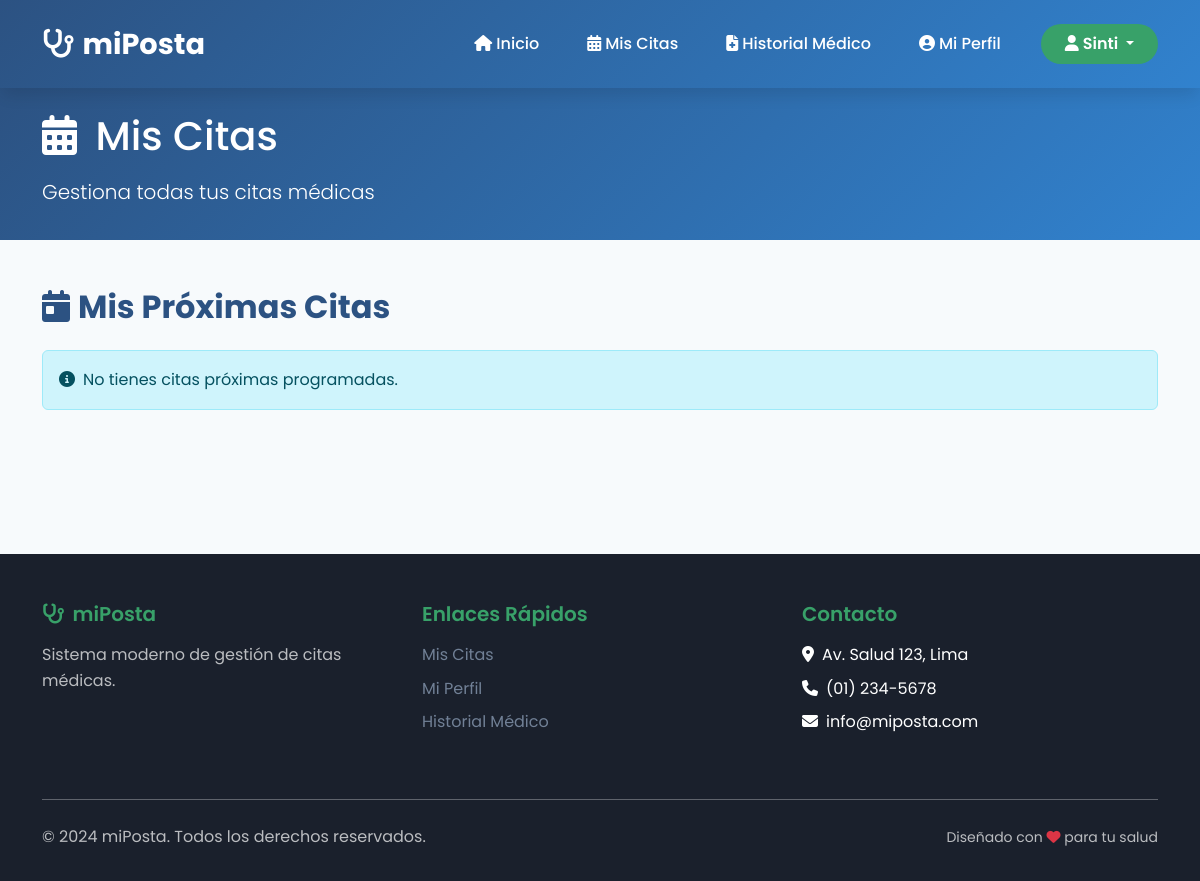
Before: /paciente/citas/ (signed in) with the older database file.
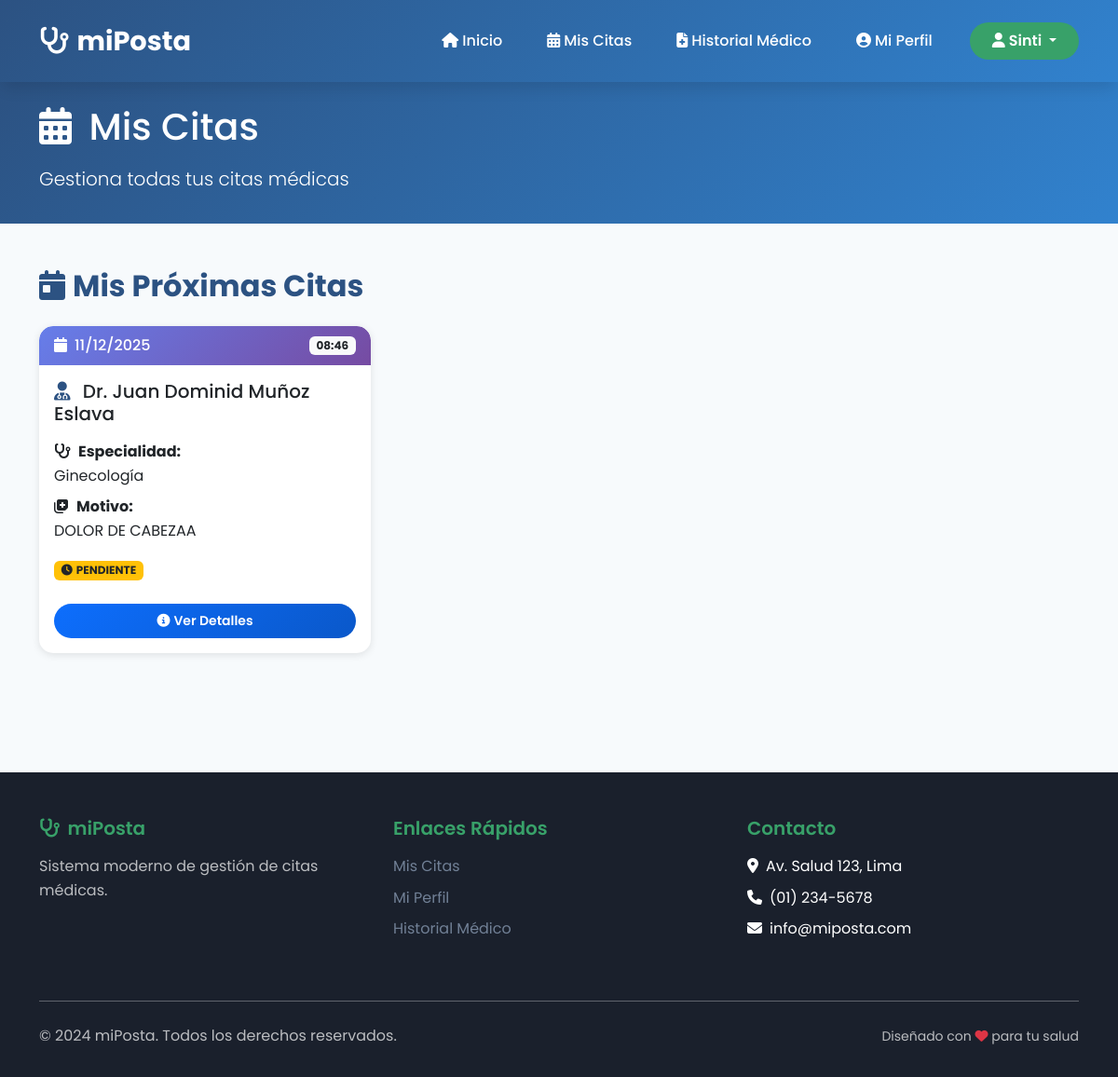
After: the same page with the newer database file.
### core/models.py (models this page shows, shortened)
class Cita(models.Model):
    ESTADOS = [
        ('PENDIENTE', 'Pendiente'),
        ('CONFIRMADA', 'Confirmada'),
        ('CANCELADA', 'Cancelada'),
        ('COMPLETADA', 'Completada'),
    ]
    paciente = models.ForeignKey(Usuario, on_delete=models.CASCADE, related_name='citas_paciente', limit_choices_to={'rol': 'PACIENTE'})
    medico = models.ForeignKey(Usuario, on_delete=models.CASCADE, related_name='citas_medico', limit_choices_to={'rol': 'MEDICO'})
    especialidad = models.ForeignKey(Especialidad, on_delete=models.SET_NULL, null=True, blank=True)
    fecha_hora = models.DateTimeField()
    motivo = models.TextField()
    estado = models.CharField(max_length=20, choices=ESTADOS, default='PENDIENTE')
    notas = models.TextField(blank=True)
    creado_en = models.DateTimeField(auto_now_add=True)
    actualizado_en = models.DateTimeField(auto_now=True)
    class Meta:
        db_table = 'citas'
        ordering = ['-fecha_hora']
        verbose_name = 'Cita'
        verbose_name_plural = 'Citas'

class Usuario(AbstractUser):
    ROLES = [
        ('ADMIN', 'Administrador'),
        ('MEDICO', 'Médico'),
        ('PACIENTE', 'Paciente'),
    ]
    rol = models.CharField(max_length=10, choices=ROLES, default='PACIENTE')
    telefono = models.CharField(max_length=15, blank=True)
    direccion = models.TextField(blank=True)
    fecha_nacimiento = models.DateField(null=True, blank=True)
    class Meta:
        db_table = 'usuarios'
        verbose_name = 'Usuario'
        verbose_name_plural = 'Usuarios'

class Especialidad(models.Model):
    nombre = models.CharField(max_length=100, unique=True)
    descripcion = models.TextField(blank=True)
    activo = models.BooleanField(default=True)
    class Meta:
        db_table = 'especialidades'
        verbose_name = 'Especialidad'
        verbose_name_plural = 'Especialidades'

### core/views.py (the view)
# urls.py: path('paciente/citas/', views.paciente_citas, name='paciente_citas'),
@login_required
def paciente_citas(request):
    if request.user.rol != 'PACIENTE':
        messages.error(request, 'No tienes permisos para acceder')
        return redirect('login')
    citas = Cita.objects.filter(paciente=request.user).order_by('-fecha_hora')
    ahora = timezone.now()
    proximas_citas = Cita.objects.filter(
        paciente=request.user,
        fecha_hora__gte=ahora,
        estado='PENDIENTE'
    ).order_by('fecha_hora')
    citas_pasadas = Cita.objects.filter(
        paciente=request.user,
        fecha_hora__lt=ahora
    ).order_by('-fecha_hora')
    return render(
        request,
        'paciente/pages/mis_citas.html',
        {
            'citas': citas,
            'proximas_citas': proximas_citas,
            'citas_pasadas': citas_pasadas,
        }
    )

### templates/paciente/pages/mis_citas.html (shortened to what the changed rows need)
{% load static %}
<!DOCTYPE html>
<html lang="es">
<head>
    <link href="https://cdn.jsdelivr.net/npm/bootstrap@5.3.2/dist/css/bootstrap.min.css" rel="stylesheet">
    <link rel="stylesheet" href="https://cdnjs.cloudflare.com/ajax/libs/font-awesome/6.4.0/css/all.min.css">
    <link rel="stylesheet" href="{% static 'css/styles.css' %}">
</head>
<body>
    <section class="dashboard-header">
        <div class="container">
            <div class="row align-items-center">
                <div class="col-lg-12">
                    <h1 class="mb-3">
                        <i class="fas fa-calendar-alt me-2"></i>
                        Mis Citas
                    </h1>
                </div>
            </div>
        </div>
    </section>
    <section class="section-padding">
        <div class="container">
            <h2 class="text-primary-custom fw-bold mb-4">
                <i class="fas fa-calendar-day me-2"></i>Mis Próximas Citas
            </h2>
            {% if proximas_citas %}
            <div class="row g-4">
                {% for cita in proximas_citas %}
                <div class="col-md-6 col-lg-4">
                    <div class="card card-custom h-100">
                        <div class="card-header-custom d-flex justify-content-between align-items-center px-3 py-2">
                            <span><i class="fas fa-calendar me-2"></i>{{ cita.fecha_hora|date:"d/m/Y" }}</span>
                            <span class="badge bg-light text-dark">{{ cita.fecha_hora|date:"H:i" }}</span>
                        </div>
                        <div class="card-body">
                            <h5 class="card-title mb-3">
                                <i class="fas fa-user-md text-primary-custom me-2"></i>
                                {% if cita.medico.first_name %}
                                    Dr. {{ cita.medico.first_name }}
                                {% else %}
                                    Dr. {{ cita.medico.username }}
                                {% endif %}
                            </h5>
                            <p class="card-text mb-2">
                                <strong><i class="fas fa-stethoscope me-2"></i>Especialidad:</strong><br>
                                {{ cita.especialidad.nombre|default:"General" }}
                            </p>
                            {% if cita.motivo %}
                            <p class="card-text">
                                <strong><i class="fas fa-notes-medical me-2"></i>Motivo:</strong><br>
                                {{ cita.motivo|truncatewords:15 }}
                            </p>
                            {% endif %}
                            <p class="card-text">
                                <span class="badge bg-warning text-dark">
                                    <i class="fas fa-clock me-1"></i>{{ cita.estado }}
                                </span>
                            </p>
                        </div>
                        <div class="card-footer bg-transparent border-0 pb-3 px-3">
                            <button class="btn btn-primary-custom btn-sm w-100" data-bs-toggle="modal" data-bs-target="#detalleCitaModal{{ cita.id }}">
                                <i class="fas fa-info-circle me-1"></i>Ver Detalles
                            </button>
                        </div>
                    </div>
                </div>
                {% endfor %}
            </div>
            {% else %}
            <div class="alert alert-info">
                <i class="fas fa-info-circle me-2"></i>No tienes citas próximas programadas.
            </div>
            {% endif %}
        </div>
    </section>
</body>
</html>

Changed rows visible on the page:
added Cita: fecha_hora "11/12/2025", fecha_hora "08:46", medico.first_name "Juan Dominid Muñoz Eslava", especialidad.nombre "Ginecología", motivo "DOLOR DE CABEZAA", estado "PENDIENTE"
Other visible differences:
text no longer shown: "No tienes citas próximas programadas."
